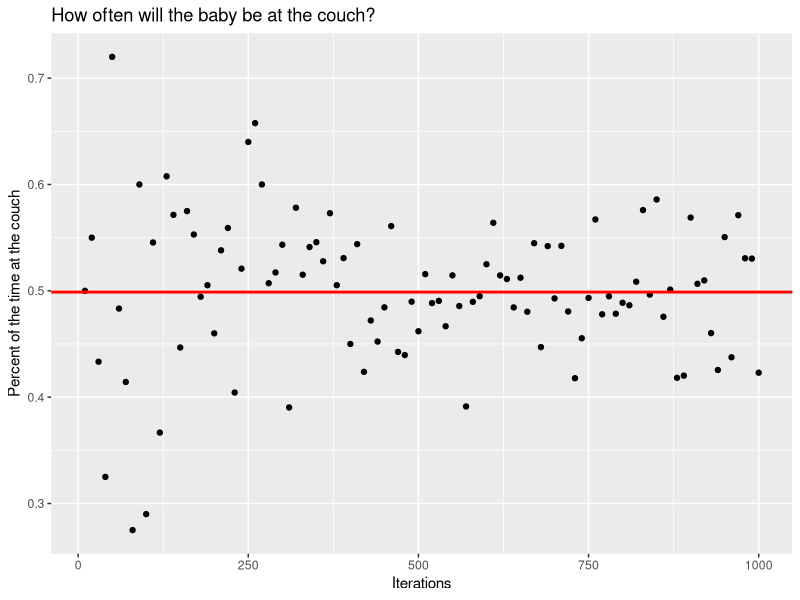

Write the R code that produced this figure.
## ---- chunk 1
knitr::opts_chunk$set(echo=FALSE, warning=FALSE, message=FALSE)
rm( list = ls())  # Clear environment
## ---- chunk 2
library(ggplot2)

v <- seq(10,1000,10) #100 simulations ranging from 10 to 1000 steps per simulation
l <- list() #empty list to store average location result

for(x in v){ 
  c <-  0 #location - 0 = at couch, >0 = number of steps away from the couch
  y <- list() #empty list to record location at each iteration
  r <- 0 # 0 = stay still, 1 = step forward, -1 = step back
  for(i in 1:x){
    if(c==0){
      r <- sample(c(0,0,0,1),1)
      c = c+r
      y <- c(y,c)
    }
    else if(c>0){
      r <- sample(c(1,0,-1,-1),1)
      c = c+r
      y <- c(y,c)
    }
  }
  y <- as.data.frame(t(as.data.frame(y)))
  y$loc <- ifelse(y$V1==0,1,0) #1 means away from couch, 0 means couch
  
  l <- c(l,mean(y$loc)) #mean loc == percent of the time baby is at couch
}

l <- unlist(l)
m <- as.data.frame(cbind(v,l))
colnames(m) <- c("iterations","pct_couch")

#View data frame with simulation results
head(m)

#generate a chart to visualize the percentage of time at the couch
ggplot(m,aes(x=iterations, y=pct_couch)) +
  geom_point() +
  geom_abline(intercept=weighted.mean(m$pct_couch,m$iterations),slope=0, colour="red", size=1) +
  labs(title="How often will the baby be at the couch?") +
  scale_x_continuous(name="Iterations") +
  scale_y_continuous(name="Percent of the time at the couch") 

